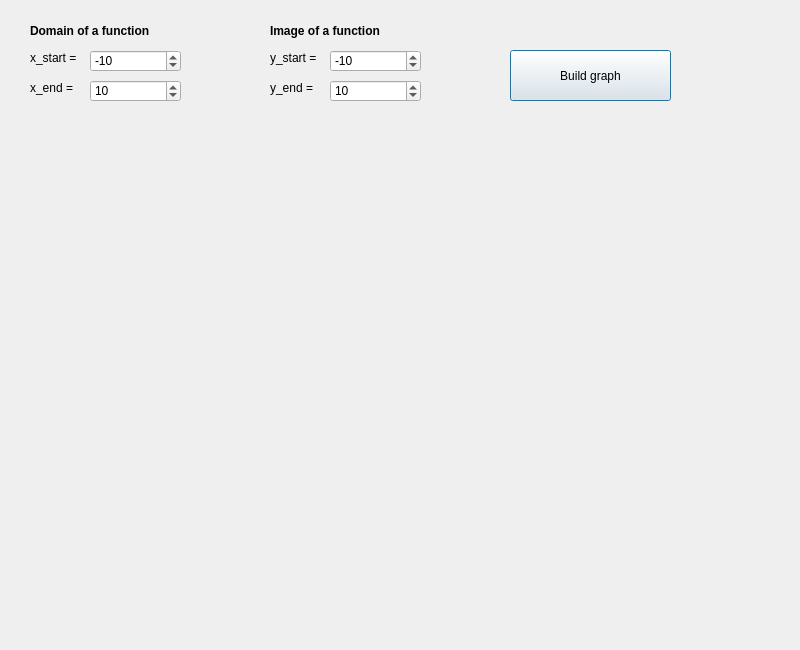
<?xml version="1.0" encoding="UTF-8"?>
<ui version="4.0">
 <class>Graph</class>
 <widget class="QDialog" name="Graph">
  <property name="geometry">
   <rect>
    <x>0</x>
    <y>0</y>
    <width>800</width>
    <height>650</height>
   </rect>
  </property>
  <property name="minimumSize">
   <size>
    <width>800</width>
    <height>650</height>
   </size>
  </property>
  <property name="maximumSize">
   <size>
    <width>800</width>
    <height>650</height>
   </size>
  </property>
  <property name="windowTitle">
   <string>Dialog</string>
  </property>
  <widget class="QCustomPlot" name="widget" native="true">
   <property name="geometry">
    <rect>
     <x>10</x>
     <y>130</y>
     <width>781</width>
     <height>511</height>
    </rect>
   </property>
  </widget>
  <widget class="QLabel" name="label">
   <property name="geometry">
    <rect>
     <x>30</x>
     <y>20</y>
     <width>141</width>
     <height>21</height>
    </rect>
   </property>
   <property name="font">
    <font>
     <bold>true</bold>
    </font>
   </property>
   <property name="text">
    <string>Domain of a function</string>
   </property>
  </widget>
  <widget class="QLabel" name="label_2">
   <property name="geometry">
    <rect>
     <x>270</x>
     <y>20</y>
     <width>141</width>
     <height>21</height>
    </rect>
   </property>
   <property name="font">
    <font>
     <bold>true</bold>
    </font>
   </property>
   <property name="text">
    <string>Image of a function</string>
   </property>
  </widget>
  <widget class="QLabel" name="label_3">
   <property name="geometry">
    <rect>
     <x>30</x>
     <y>50</y>
     <width>58</width>
     <height>16</height>
    </rect>
   </property>
   <property name="text">
    <string>x_start =</string>
   </property>
  </widget>
  <widget class="QLabel" name="label_4">
   <property name="geometry">
    <rect>
     <x>30</x>
     <y>80</y>
     <width>58</width>
     <height>16</height>
    </rect>
   </property>
   <property name="text">
    <string>x_end =</string>
   </property>
  </widget>
  <widget class="QLabel" name="label_5">
   <property name="geometry">
    <rect>
     <x>270</x>
     <y>80</y>
     <width>58</width>
     <height>16</height>
    </rect>
   </property>
   <property name="text">
    <string>y_end =</string>
   </property>
  </widget>
  <widget class="QLabel" name="label_6">
   <property name="geometry">
    <rect>
     <x>270</x>
     <y>50</y>
     <width>58</width>
     <height>16</height>
    </rect>
   </property>
   <property name="text">
    <string>y_start =</string>
   </property>
  </widget>
  <widget class="QSpinBox" name="xStart">
   <property name="geometry">
    <rect>
     <x>90</x>
     <y>50</y>
     <width>91</width>
     <height>22</height>
    </rect>
   </property>
   <property name="minimum">
    <number>-1000000</number>
   </property>
   <property name="maximum">
    <number>1000000</number>
   </property>
   <property name="value">
    <number>-10</number>
   </property>
  </widget>
  <widget class="QSpinBox" name="xEnd">
   <property name="geometry">
    <rect>
     <x>90</x>
     <y>80</y>
     <width>91</width>
     <height>22</height>
    </rect>
   </property>
   <property name="minimum">
    <number>-1000000</number>
   </property>
   <property name="maximum">
    <number>1000000</number>
   </property>
   <property name="value">
    <number>10</number>
   </property>
  </widget>
  <widget class="QSpinBox" name="yStart">
   <property name="geometry">
    <rect>
     <x>330</x>
     <y>50</y>
     <width>91</width>
     <height>22</height>
    </rect>
   </property>
   <property name="minimum">
    <number>-1000000</number>
   </property>
   <property name="maximum">
    <number>1000000</number>
   </property>
   <property name="value">
    <number>-10</number>
   </property>
  </widget>
  <widget class="QSpinBox" name="yEnd">
   <property name="geometry">
    <rect>
     <x>330</x>
     <y>80</y>
     <width>91</width>
     <height>22</height>
    </rect>
   </property>
   <property name="minimum">
    <number>-1000000</number>
   </property>
   <property name="maximum">
    <number>1000000</number>
   </property>
   <property name="value">
    <number>10</number>
   </property>
  </widget>
  <widget class="QPushButton" name="pushButton_graph">
   <property name="geometry">
    <rect>
     <x>510</x>
     <y>50</y>
     <width>161</width>
     <height>51</height>
    </rect>
   </property>
   <property name="text">
    <string>Build graph</string>
   </property>
  </widget>
 </widget>
 <customwidgets>
  <customwidget>
   <class>QCustomPlot</class>
   <extends>QWidget</extends>
   <header>qcustomplot.h</header>
   <container>1</container>
  </customwidget>
 </customwidgets>
 <resources/>
 <connections/>
</ui>
